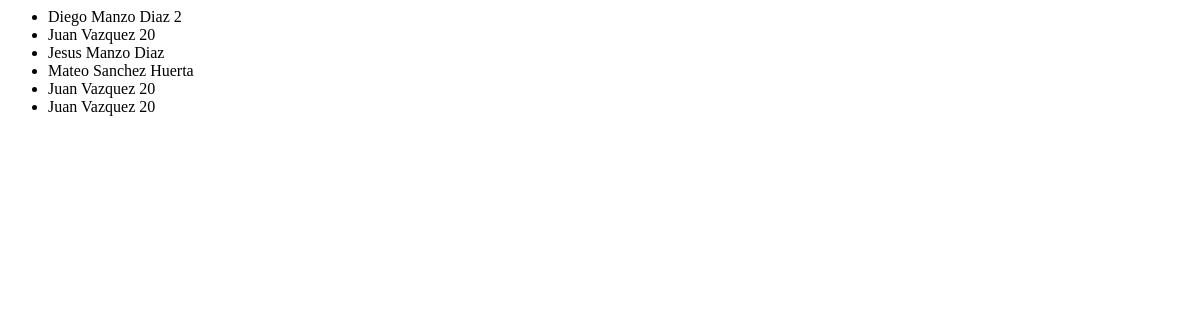
Page /clientes_search/ on the earlier database version.
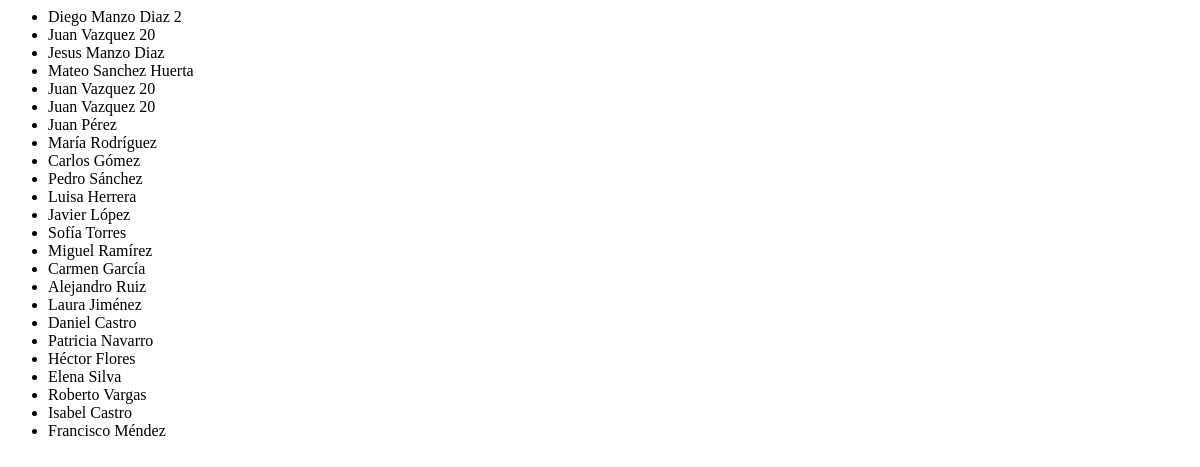
Same page on the later database version.
### clientes/models.py (models this page shows, shortened)
class Cliente(models.Model):
    idcliente = models.AutoField(primary_key=True, unique=True, blank=False, null=False)
    nombrec = models.CharField(max_length=255, blank=False, null=False)
    telefenoc = models.CharField(max_length=20)
    usuarioc = models.CharField(max_length=50, unique=True, blank=False, null=False)
    passwordc = models.CharField(max_length=100, blank=False, null=False)
    edadc = models.IntegerField()
    localidad = models.CharField(max_length=100)
    imagensrc = models.URLField(max_length=200, blank=True, null=True)

### reservas/views.py (the view)
# urls.py: path('clientes_search/', views.clientes_search, name='clientes_search'),
def clientes_search(request):
  if request.method == 'GET':
    termino_busqueda = request.GET.get('search', '')
    clientes = Cliente.objects.filter(nombrec__icontains=termino_busqueda)  # Búsqueda insensible a mayúsculas/minúsculas
    contexto = {'clientes': clientes}
    return render(request, 'reservas/clientes_list.html', contexto)  # Plantilla para resultados filtrados
  else:
    return HttpResponseBadRequest('Método de solicitud inválido')

### reservas/templates/reservas/clientes_list.html (shortened to what this page needs)
<ul>
  {% for cliente in clientes %}
    <li>
      <div class="d-flex p-2 cliente-div" style="">
        <div class="container-fluid p-2"><span>{{ cliente.nombrec }}</span></div>
      </div>
    </li>
  {% endfor %}
</ul>

Differences in the rows shown:
added Cliente: nombrec "Juan Pérez"
added Cliente: nombrec "María Rodríguez"
added Cliente: nombrec "Carlos Gómez"
added Cliente: nombrec "Pedro Sánchez"
added Cliente: nombrec "Luisa Herrera"
added Cliente: nombrec "Javier López"
added Cliente: nombrec "Sofía Torres"
added Cliente: nombrec "Miguel Ramírez"
added Cliente: nombrec "Carmen García"
added Cliente: nombrec "Alejandro Ruiz"
added Cliente: nombrec "Laura Jiménez"
added Cliente: nombrec "Daniel Castro"
added Cliente: nombrec "Patricia Navarro"
added Cliente: nombrec "Héctor Flores"
added Cliente: nombrec "Elena Silva"
added Cliente: nombrec "Roberto Vargas"
added Cliente: nombrec "Isabel Castro"
added Cliente: nombrec "Francisco Méndez"
